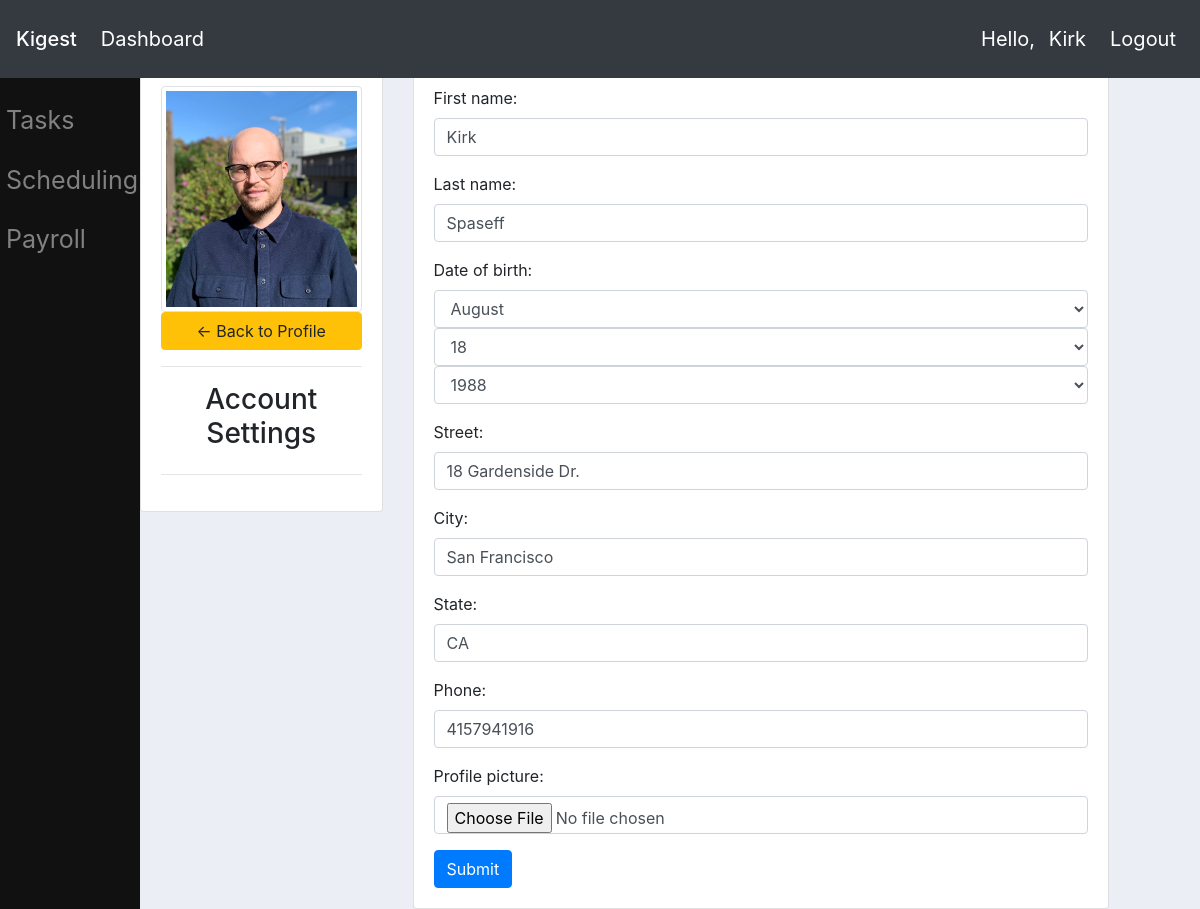
The page /profile/kirk/edit/ (signed in) on the database its author committed.
### userprofile/models.py (models this page shows, shortened)
class Employee(models.Model):
    user = models.OneToOneField(User, on_delete=models.CASCADE)
    first_name = models.CharField(max_length=15, default='')
    last_name = models.CharField(max_length=20, default='')
    date_of_birth = models.DateField(null=True, blank=True)
    is_active = models.BooleanField(default=False)
    profile_picture = models.ImageField(default="default.png")
    street = models.CharField(max_length=200, null=True, blank=True, verbose_name='Street Address')
    city = models.CharField(max_length=75, null=True, blank=True, verbose_name='City')
    state = models.CharField(max_length=2, null=True, blank=True, verbose_name='State')
    phone = models.CharField(max_length=20, null=True, blank=True, verbose_name='Telephone Number')
    postal_code = models.CharField(max_length=5, null=True, blank=True, verbose_name='Postal Code')

### userprofile/views.py (the view, shortened to what this page needs)
# urls.py: path('<str:username>/edit/', views.editprofileinformation, name='editprofile'),
def editprofileinformation(request, username):
    employee = Employee.objects.get(user=request.user)
    form = EmployeeProfileForm(instance=employee)
    context = {'form': form,
        'error': '',
        'employee': employee}
    if request.method=='GET':
        return render(request, 'userprofile/editprofile.html', context)

### userprofile/forms.py
class EmployeeProfileForm(ModelForm):
    class Meta:
        model = Employee
        fields = ['first_name', 'last_name', 'date_of_birth', 'street','city', 'state', 'phone', 'profile_picture']
    date_of_birth = forms.DateField(widget=SelectDateWidget(years=range(1930,2010), attrs={'class': 'form-control'}))
    first_name = forms.CharField(widget=forms.TextInput(attrs={'class': 'form-control',
    'placeholder': 'First Name...'}))
    last_name = forms.CharField(widget=forms.TextInput(attrs={'class': 'form-control',
    'placeholder': 'Last Name...'}))
    street = forms.CharField(widget=forms.TextInput(attrs={'class': 'form-control'}))
    city = forms.CharField(widget=forms.TextInput(attrs={'class': 'form-control'}))
    state = forms.CharField(widget=forms.TextInput(attrs={'class': 'form-control'}))
    phone = forms.CharField(widget=forms.TextInput(attrs={'class': 'form-control'}))
    profile_picture = forms.ImageField(widget=forms.FileInput(attrs={'class': 'form-control'}))

### userprofile/templates/userprofile/editprofile.html (shortened to what this page needs)
{% extends "website/main.html" %}
{% block content %}
<div class="row">
	<div class="col-md-3">
		<div class="card card-body">
            <img src="{{ employee.profile_picture.url }}" alt="Profile Picture" class="img-thumbnail">
			<a class="btn btn-warning" href="{% url 'profile:profile' request.user.username %}"> &#8592; Back to Profile</a>
			<hr>
			<h3 style="text-align: center">Account Settings</h3>
			<hr>
		</div>
	</div>
	<div class="col-md-8">
		<div class="card card-body">
            <form method="POST" action="" enctype="multipart/form-data">
                {{form.as_p}}
            <input class="btn btn-primary" type="submit" name="Update Information">
            </form>
		</div>
	</div>
</div>
{% endblock%}

### website/templates/website/navbar.html (shortened to what this page needs)
<nav class="navbar fixed-top navbar-expand-lg navbar-dark bg-dark">
  <a class="navbar-brand mb-0 h1" href="{% url 'homepage' %}">Kigest</a>
  <div class="collapse navbar-collapse" id="navbarNav">
    <ul class="navbar-nav">
      <li class="nav-item active">
        <a class="nav-link" href="{% url 'homepage' %}">Dashboard</a>
        </li>
    </ul>
  </div>
    {% if user.is_authenticated %}<span class="navbar-text px-2 text-white"> Hello, <a class="navbar-text px-2 text-white" href="{% url 'profile:profile' request.user.username %}">{{request.user|capfirst}}</a></span>
    <span><a class="navbar-text px-2 text-white" href="{% url 'profile:logout' %}">Logout</a></span>{% endif %}
</nav>

### website/templates/website/main.html (style rules this page uses)
body { padding-top: 65px; padding-left: 140px; background-color: #ebeff5; }

### website/templates/website/navbar.html (style rules this page uses)
a.navbar-brand { font-size: 20px; }
ul.navbar-nav { font-size: 20px; }
span { font-size: 20px; }

### rows shown on the page
Employee: profile_picture (picture), first_name "Kirk", last_name "Spaseff", street "18 Gardenside Dr.", city "San Francisco", state "CA", phone "4157941916"

### other values the page prints
{{ request.user|capfirst }} "Kirk"
